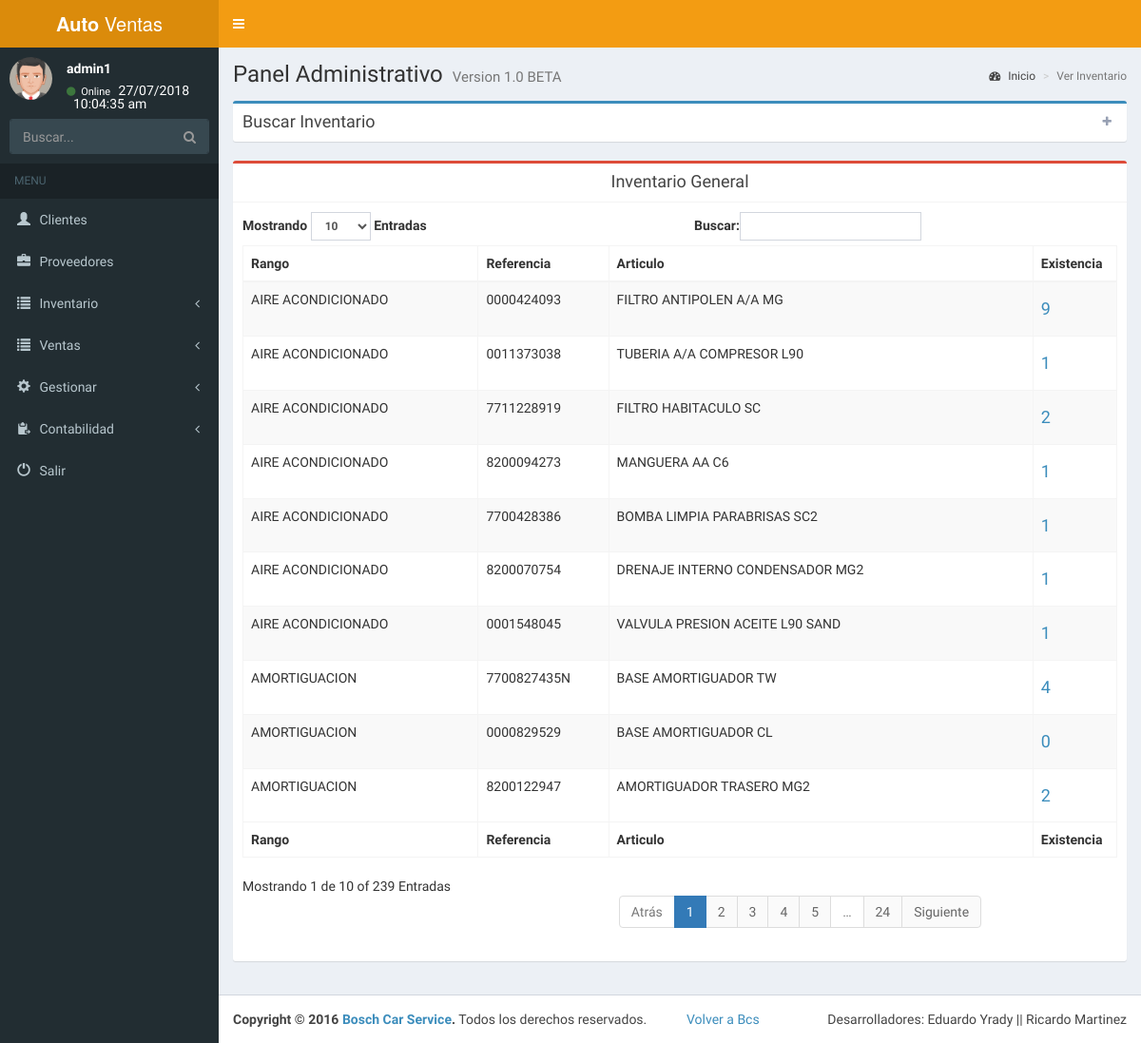
The page /admin/inventario.php (signed in) on the database its author committed.
### tables this page shows
CREATE TABLE `rango` (
  `id_rango` int(11) NOT NULL,
  `nombre` varchar(60) NOT NULL,
  `habilitado` int(11) NOT NULL
);

CREATE TABLE `pieza` (
  `id_pieza` int(11) NOT NULL,
  `id_rango` int(11) NOT NULL,
  `nombre` varchar(300) NOT NULL,
  `campo_carro` int(11) NOT NULL,
  `codigo_pieza` varchar(30) NOT NULL,
  `habilitado` int(11) NOT NULL
);

### admin/conexion.php (called while the page is built, shortened)
<?php session_start();
function cons($var){
$ret= mysqli_query($_SESSION['conexion_database'],$var) or die(mysqli_error($_SESSION['conexion_database']));
return $ret;
}
?>
<?php
function cantidad($id_pieza){
$total1=0;
$consulta=("SELECT * FROM factura WHERE (habilitado=0 OR habilitado=3)");
$r=cons($consulta);
$total2=0;
while($row=mysqli_fetch_array($r)){
$id_factura=$row['id_factura'];
$consulta2=("SELECT * FROM detalle_factura WHERE id_pieza='$id_pieza' AND id_factura='$id_factura'");
$r2=cons($consulta2);
while($row2=mysqli_fetch_array($r2)){
   $total2=$total2+$row2['cantidad'];
}
}
$consulta=("SELECT * FROM inventario WHERE id_pieza='$id_pieza' AND (habilitado=0 OR habilitado=3)");
$r=cons($consulta);
$total3=0;
while($row=mysqli_fetch_array($r)){
   $total3=$total3+$row['cantidad'];
}
$restar=($total1+$total2);
$cantidad=($total3-$restar);
    return $cantidad;
}
?>

### admin/inventario.php (the view, shortened to what this page needs)
<?php include("menu.php");
?>
  <link rel="stylesheet" href="plugins/daterangepicker/daterangepicker.css">
  <div class="content-wrapper">
    <section class="content-header">
      <h1>
        Panel Administrativo
        <small>Version 1.0 BETA</small>
      </h1>
      <ol class="breadcrumb">
        <li><a href="index.php"><i class="fa fa-dashboard"></i> Inicio</a></li>
        <li class="active">Ver Inventario</li>
      </ol>
    </section>
    <section class="content">
<?php
if(isset($_SESSION['ingreso'])){
?>
<div class="box box-primary collapsed-box">
            <div class="box-header with-border" data-widget="collapse">
              <h3 class="box-title">Buscar Inventario</h3>
              <div class="box-tools pull-right">
                <button type="button" class="btn btn-box-tool" data-widget="collapse"><i class="fa fa-plus"></i>
                </button>
              </div>
            </div>
              </div>
<?php
$consulta=("SELECT DISTINCT(id_pieza) FROM inventario WHERE habilitado=0");
$s=cons($consulta);
if(mysqli_num_rows($s)<=0){
echo alerta("No hay ningun inventario registrado");
}else{
        echo '<div class="box box-danger">
            <div class="box-header with-border text-center">
              <h3 class="box-title">Inventario General</h3>
            </div>
            <div class="box-body">
              <table id="example1" class="table table-bordered table-striped">
                <thead>
                <tr>
                  <th>Rango</th>
                  <th>Referencia</th>
                  <th>Articulo</th>
                  <th>Existencia</th>
                </tr>
                </thead>
                <tbody id="prep">
               ';
        while($row=mysqli_fetch_array($s)){
        $id_pieza=$row['id_pieza'];
      $consulta2=("SELECT * FROM pieza WHERE id_pieza='$id_pieza' AND habilitado=0");
      $s2=cons($consulta2);
      if(mysqli_num_rows($s2)<=0){
      echo alerta("Error en consulta 1");
      }else{
      while($row2=mysqli_fetch_array($s2)){
        $id_rango=$row2['id_rango'];
        $referencia=$row2['codigo_pieza'];
        $nombre_pieza=$row2['nombre'];
      $consulta3=("SELECT * FROM rango WHERE id_rango='$id_rango' AND habilitado=0");
      $s3=cons($consulta3);
      if(mysqli_num_rows($s3)<=0){
      echo alerta("Error en consulta 2");
      }else{
      while($row3=mysqli_fetch_array($s3)){
        $nombre_rango=$row3['nombre'];
        echo '<tr>
        <td>'.$nombre_rango.'</td>
        <td>'.$referencia.'</td>
        <td>'.$nombre_pieza.'</td>
        <td><h4><a class="link" href="perfil_pieza.php?id='.$id_pieza.'">'.cantidad($id_pieza).'</a></h4></td>
        </tr>';
      }
        }
      }
    }
  }
   echo ' </tbody>
                <tfoot>
                <tr>
                 <th>Rango</th>
                  <th>Referencia</th>
                  <th>Articulo</th>
                  <th>Existencia</th>
                </tr>
                </tfoot>
              </table>
            </div>
          </div>';
}
?>
<?php
}
include("footer.php");
?>

### rows shown on the page
pieza: codigo_pieza "0000424093", nombre "FILTRO ANTIPOLEN A/A MG"
rango: nombre "AIRE ACONDICIONADO", id_pieza "9", id_pieza "1", id_pieza "2"
pieza: codigo_pieza "0011373038", nombre "TUBERIA A/A COMPRESOR L90"
pieza: codigo_pieza "7711228919", nombre "FILTRO HABITACULO SC"
pieza: codigo_pieza "8200094273", nombre "MANGUERA AA C6"
pieza: codigo_pieza "7700827435N", nombre "BASE AMORTIGUADOR TW"
rango: nombre "AMORTIGUACION", id_pieza "4"

### other values the page prints
$_SESSION['nombre'] "admin1"
$referencia "7700428386"
$nombre_pieza "BOMBA LIMPIA PARABRISAS SC2"
cantidad($id_pieza) "1"
$referencia "0000829529"
$nombre_pieza "BASE AMORTIGUADOR CL"
cantidad($id_pieza) "0"
$referencia "8200122947"
$nombre_pieza "AMORTIGUADOR TRASERO MG2"
cantidad($id_pieza) "2"
$referencia "8200070754"
$nombre_pieza "DRENAJE INTERNO CONDENSADOR MG2"
$referencia "0001548045"
$nombre_pieza "VALVULA PRESION ACEITE L90 SAND"
